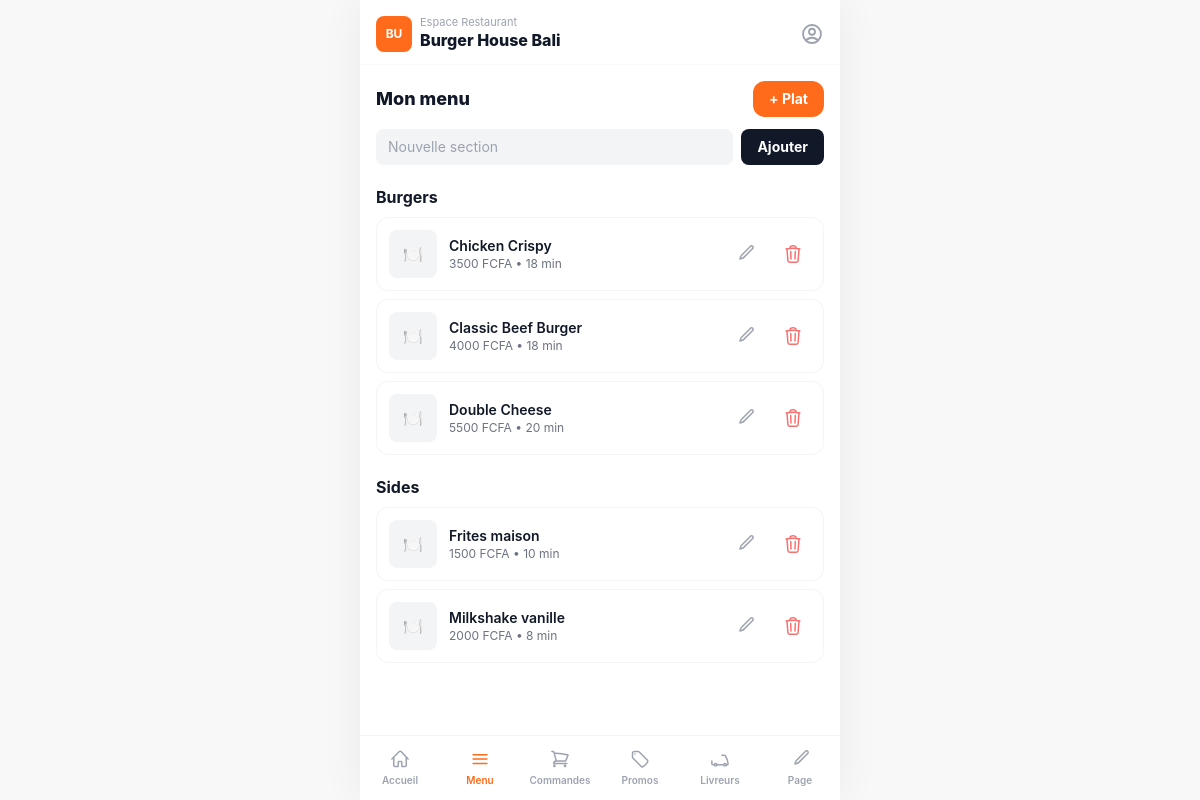
The page /resto/menu/ (signed in) on the database its author committed.
### apps/restaurants/models.py (models this page shows, shortened)
class Restaurant(TimeStampedModel):
    owner = models.ForeignKey(
        settings.AUTH_USER_MODEL, on_delete=models.CASCADE, related_name="restaurants")
    name = models.CharField(max_length=140)
    slug = models.SlugField(max_length=160, unique=True, blank=True)
    share_token = models.CharField(max_length=22, unique=True, blank=True, db_index=True)
    tagline = models.CharField(max_length=60, blank=True,
                               help_text="Badge ex: Cuisine Locale / Premium")
    bio = models.TextField(blank=True, help_text="Description / bio du restaurant")
    logo = models.ImageField(upload_to="restaurants/logos/", blank=True, null=True)
    cover_image = models.ImageField(upload_to="restaurants/covers/", blank=True, null=True)
    categories = models.ManyToManyField(Category, blank=True, related_name="restaurants")
    neighborhood = models.CharField(max_length=80, blank=True,
                                    help_text="Quartier ex: Bonanjo, Akwa, Bonapriso, Bali")
    city = models.CharField(max_length=80, default="Douala")
    address = models.CharField(max_length=255, blank=True)
    lat = models.FloatField(null=True, blank=True)
    lng = models.FloatField(null=True, blank=True)
    delivery_fee = models.PositiveIntegerField(default=500, help_text="Frais livraison en FCFA")
    delivery_time_min = models.PositiveSmallIntegerField(default=20)
    delivery_time_max = models.PositiveSmallIntegerField(default=40)
    min_order = models.PositiveIntegerField(default=0)
    brand_color = models.CharField(max_length=9, default="#FF6B1A")
    accent_color = models.CharField(max_length=9, default="#FFF1E8")
    is_pro = models.BooleanField(default=False, help_text="Badge Pro")
    is_premium = models.BooleanField(default=False)
    is_featured = models.BooleanField(default=False, help_text="A la une")
    is_active = models.BooleanField(default=True)
    rating = models.DecimalField(max_digits=3, decimal_places=1, default=0)
    rating_count = models.PositiveIntegerField(default=0)
    orders_count = models.PositiveIntegerField(default=0)
    phone = models.CharField(max_length=20, blank=True)
    class Meta:
        ordering = ["-is_featured", "-rating"]
        indexes = [models.Index(fields=["slug"]), models.Index(fields=["share_token"])]

class MenuSection(models.Model):
    restaurant = models.ForeignKey(Restaurant, on_delete=models.CASCADE, related_name="sections")
    name = models.CharField(max_length=100)
    order = models.PositiveSmallIntegerField(default=0)
    class Meta:
        ordering = ["order", "id"]

class Dish(TimeStampedModel):
    restaurant = models.ForeignKey(Restaurant, on_delete=models.CASCADE, related_name="dishes")
    section = models.ForeignKey(MenuSection, on_delete=models.SET_NULL, null=True, blank=True,
                                related_name="dishes")
    category = models.ForeignKey(Category, on_delete=models.SET_NULL, null=True, blank=True,
                                 related_name="dishes")
    name = models.CharField(max_length=140)
    description = models.TextField(blank=True)
    price = models.PositiveIntegerField(help_text="Prix en FCFA")
    prep_time = models.PositiveSmallIntegerField(default=20, help_text="Temps de preparation (min)")
    image = models.ImageField(upload_to="dishes/", blank=True, null=True)
    video = models.FileField(upload_to="dishes/videos/", blank=True, null=True)
    is_available = models.BooleanField(default=True)
    is_popular = models.BooleanField(default=False)
    orders_count = models.PositiveIntegerField(default=0)
    class Meta:
        ordering = ["section__order", "-is_popular", "name"]
        indexes = [models.Index(fields=["restaurant", "is_available"])]

### apps/restaurants/views.py (the view)
# urls.py: path("resto/menu/", views.menu_manage, name="menu"),
@login_required
def menu_manage(request):
    resto = _owner_resto(request)
    if not resto:
        return redirect("restaurants:onboarding")
    context = {
        "resto": resto,
        "sections": resto.sections.prefetch_related("dishes").all(),
        "categories": Category.objects.all(),
        "dishes": resto.dishes.all(),
    }
    return render(request, "restaurant_dashboard/menu.html", context)

### apps/core/context_processors.py (called while the page is built)
def brand(request):
    unread = 0
    if request.user.is_authenticated:
        unread = request.user.notifications.filter(is_read=False).count()
    return {
        "BRAND_NAME": "ONE EAT",
        "CURRENCY": settings.CURRENCY,
        "DEFAULT_CITY": settings.DEFAULT_CITY,
        "DOUALA_CENTER": settings.DOUALA_CENTER,
        "VAPID_PUBLIC_KEY": settings.VAPID_PUBLIC_KEY,
        "unread_notifications": unread,
    }

### apps/restaurants/views.py (called while the page is built)
def _owner_resto(request):
    return Restaurant.objects.filter(owner=request.user).first()

### templates/restaurant_dashboard/menu.html (shortened to what this page needs)
{% extends "restaurant_dashboard/base.html" %}
{% block dash %}
<div x-data="{ open:false, edit:null }">
  <div class="flex items-center justify-between">
    <h2 class="font-extrabold text-lg text-gray-900">Mon menu</h2>
    <button @click="edit=null; open=true" class="px-4 py-2 rounded-xl bg-brand text-white font-bold text-sm">+ Plat</button>
  </div>
  <form method="post" action="{% url 'restaurants:section_save' %}" class="mt-3 flex gap-2">
    <input name="name" placeholder="Nouvelle section" class="flex-1 px-3 py-2 rounded-lg bg-gray-100 text-sm focus:outline-none">
    <button class="px-4 rounded-lg bg-gray-900 text-white text-sm font-bold">Ajouter</button>
  </form>
  {% for section in sections %}
  <div class="mt-5">
    <h3 class="font-bold text-gray-900">{{ section.name }}</h3>
    <div class="mt-2 space-y-2">
      {% for dish in section.dishes.all %}
      <div class="flex items-center gap-3 p-3 rounded-xl border border-gray-100">
        <div class="w-12 h-12 rounded-lg bg-gray-100 overflow-hidden flex-shrink-0">{% if dish.image %}<img src="{{ dish.image.url }}" class="w-full h-full object-cover">{% else %}<div class="w-full h-full flex items-center justify-center">🍽️</div>{% endif %}</div>
        <div class="flex-1 min-w-0">
          <p class="font-semibold text-gray-900 text-sm truncate">{{ dish.name }} {% if not dish.is_available %}<span class="text-[10px] text-red-500">(indispo)</span>{% endif %}</p>
          <p class="text-xs text-gray-500">{{ dish.price }} FCFA • {{ dish.prep_time }} min</p>
        </div>
        <button @click='edit={{ dish.id }}; open=true' class="text-gray-400 p-2"><svg class="w-5 h-5" fill="none" stroke="currentColor" stroke-width="1.8" viewBox="0 0 24 24"><path stroke-linecap="round" stroke-linejoin="round" d="M16.862 4.487l1.687-1.688a1.875 1.875 0 112.652 2.652L10.582 16.07a4.5 4.5 0 01-1.897 1.13L6 18l.8-2.685a4.5 4.5 0 011.13-1.897l8.932-8.931z"/></svg></button>
        <form method="post" action="{% url 'restaurants:dish_delete' dish.id %}" onsubmit="return confirm('Supprimer ce plat ?')"><button class="text-red-400 p-2"></button></form>
      </div>
      {% endfor %}
    </div>
  </div>
  {% empty %}
  <p class="mt-6 text-gray-400 text-sm text-center">Aucune section. Créez-en une puis ajoutez des plats.</p>
  {% endfor %}
</div>
{% endblock %}

### templates/restaurant_dashboard/base.html (shortened to what this page needs)
{% extends "base.html" %}
{% load static %}
{% block shell_class %}safe-bottom{% endblock %}
{% block body %}
<header class="px-4 pt-4 pb-3 sticky top-0 bg-white z-30 border-b border-gray-50">
  <div class="flex items-center justify-between">
    <div class="flex items-center gap-2 min-w-0">
      <div class="w-9 h-9 rounded-lg bg-brand text-white text-xs font-bold flex items-center justify-center flex-shrink-0">{{ resto.name|slice:":2"|upper }}</div>
      <div class="min-w-0">
        <p class="text-[11px] text-gray-400 leading-none">Espace Restaurant</p>
        <h1 class="font-extrabold text-gray-900 truncate">{{ resto.name }}</h1>
      </div>
    </div>
    <a href="{% url 'accounts:profile' %}" class="text-gray-400"></a>
  </div>
</header>
<main class="px-4 py-4 min-h-[60dvh]">{% block dash %}{% endblock %}</main>
{% with active=request.resolver_match.url_name %}
<nav class="fixed bottom-0 left-1/2 -translate-x-1/2 w-full max-w-[480px] bg-white border-t border-gray-100 z-40" style="padding-bottom:env(safe-area-inset-bottom)">
  <div class="grid grid-cols-6 h-[64px] text-[10px] font-semibold">
    {% include "restaurant_dashboard/_navlink.html" with url='restaurants:dashboard' label='Accueil' icon='home' active=active %}
    {% include "restaurant_dashboard/_navlink.html" with url='restaurants:menu' label='Menu' icon='menu' active=active %}
    {% include "restaurant_dashboard/_navlink.html" with url='restaurants:orders' label='Commandes' icon='orders' active=active %}
    {% include "restaurant_dashboard/_navlink.html" with url='restaurants:promos' label='Promos' icon='promo' active=active %}
    {% include "restaurant_dashboard/_navlink.html" with url='restaurants:drivers' label='Livreurs' icon='driver' active=active %}
    {% include "restaurant_dashboard/_navlink.html" with url='restaurants:customize' label='Page' icon='edit' active=active %}
  </div>
</nav>
{% endwith %}
{% endblock %}

### templates/base.html (style rules this page uses)
html,body { -webkit-tap-highlight-color:transparent; }
body { font-family:'Inter',system-ui,sans-serif; background:#f8f8f8; }

### rows shown on the page
Restaurant: name "BU", name "Burger House Bali"
MenuSection: name "Burgers"
Dish: name "Chicken Crispy", price "3500", prep_time "18"
Dish: name "Classic Beef Burger", price "4000", prep_time "18"
Dish: name "Double Cheese", price "5500", prep_time "20"
MenuSection: name "Sides"
Dish: name "Frites maison", price "1500", prep_time "10"
Dish: name "Milkshake vanille", price "2000", prep_time "8"

### other values the page prints
{{ label }} "Accueil Menu Commandes Promos Livreurs Page"
